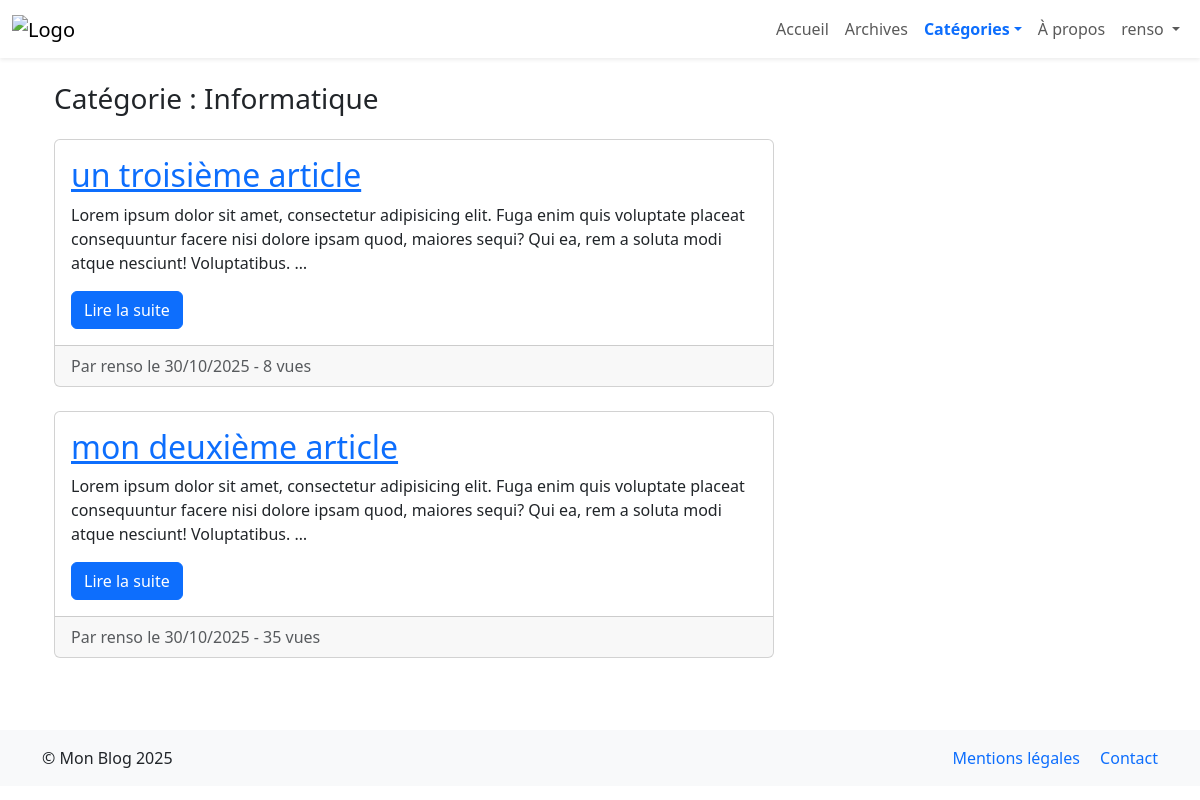
Screenshot of /category/informatique/ (signed in) with the database file from the repository.
### blogpost/models.py (models this page shows, shortened)
class CustomUser(AbstractUser):
    bio = models.TextField(max_length=500, blank=True)
    location = models.CharField(max_length=30, blank=True)
    birth_date = models.DateField(null=True, blank=True)
    avatar = models.ImageField(upload_to='avatars/', blank=True)

class Category(models.Model):
    name = models.CharField(max_length=100, unique=True)
    slug = models.SlugField(max_length=100, unique=True)
    created_at = models.DateTimeField(auto_now_add=True)
    class Meta:
        verbose_name_plural = "Categories"
        ordering = ['name']

class BlogPost(models.Model):
    STATUS_CHOICES = [
        (POST_STATUS['DRAFT'], 'Brouillon'),
        (POST_STATUS['PUBLISHED'], 'Publié'),
        (POST_STATUS['ARCHIVED'], 'Archivé'),
    ]
    title = models.CharField(max_length=200)
    slug = models.SlugField(max_length=200, unique=True)
    content = models.TextField()
    author = models.ForeignKey(CustomUser, on_delete=models.CASCADE, related_name='blog_posts')
    category = models.ForeignKey(Category, on_delete=models.SET_NULL , blank=True, null=True, related_name='blog_posts')
    tags = models.ManyToManyField('Tag', blank=True)
    status = models.CharField(max_length=10, choices=STATUS_CHOICES, default='draft')
    featured_image = models.ImageField(upload_to='blog_images/', blank=True, null=True)
    created_at = models.DateTimeField(auto_now_add=True)
    updated_at = models.DateTimeField(auto_now=True)
    views = models.PositiveIntegerField(default=0)
    class Meta:
        ordering = ['-created_at']
        indexes = [
            models.Index(fields=['-created_at', 'status']),
                   models.Index(fields=['slug'])
                   ]

### blogpost/views.py (the view)
# urls.py: path("category/<slug:slug>/", views.CategoryDetailView.as_view(), name="category_detail"),
class CategoryDetailView(ListView):
    model = BlogPost
    template_name = 'blogpost/category_detail.html'
    context_object_name = 'blog_posts'
    paginate_by = POSTS_PER_PAGE
    def get_queryset(self):
        slug = self.kwargs.get('slug')
        category = get_object_or_404(Category, slug=slug)
        return BlogPost.objects.filter(category=category, status=POST_STATUS['PUBLISHED']).order_by('-created_at')
    def get_context_data(self, **kwargs):
        context = super().get_context_data(**kwargs)
        context['category'] = get_object_or_404(Category, slug=self.kwargs.get('slug'))
        context['categories'] = Category.objects.all()
        context['tags'] = Tag.objects.all()
        return context

### blogpost/context_processors.py (called while the page is built)
def nav_categories(request):
    cache_key = 'nav_categories'
    cats = cache.get(cache_key)
    if cats is None:
        cats = list(Category.objects.all()[:8])
        cache.set(cache_key, cats, 3600)
    return {'nav_categories': cats}

### blogpost/templates/blogpost/category_detail.html (shortened to what this page needs)
{% extends 'base.html' %}
{% load static querystring %}
{% block content %}
<div class="container">
    <div class="row">
        <div class="col-md-8">
            <h1 class="h3 mb-4">Catégorie : {{ category.name }}</h1>
            {% if blog_posts %}
                {% for post in blog_posts %}
                    <div class="card mb-4">
                        <div class="card-body">
                            <h2 class="card-title">
                                <a href="{% url 'blogpost_detail' post.slug %}">{{ post.title }}</a>
                            </h2>
                            <p class="card-text">
                                {{ post.content|truncatewords:30|safe }}
                            </p>
                            <a href="{% url 'blogpost_detail' post.slug %}" class="btn btn-primary">Lire la suite</a>
                        </div>
                        <div class="card-footer text-muted">
                            Par {{ post.author.username }} le {{ post.created_at|date:"d/m/Y" }} - {{ post.views }} vue{{ post.views|pluralize }}
                        </div>
                    </div>
                {% endfor %}
            {% else %}
                <div class="alert alert-info">Aucun article dans cette catégorie.</div>
            {% endif %}
        </div>
        <div class="col-md-4">
        </div>
    </div>
</div>
{% endblock content %}

### blogpost/templates/base.html (shortened to what this page needs)
<!DOCTYPE html>
<html lang="fr">
<head>
    {% load static %}
    <link rel="stylesheet" href="{% static 'css/bootstrap.min.css' %}">
    <link rel="stylesheet" href="https://cdnjs.cloudflare.com/ajax/libs/font-awesome/6.5.0/css/all.min.css">
</head>
<body>
    <header class="header">
    <nav class="navbar navbar-expand-lg navbar-light bg-white shadow-sm">
        <div class="container-fluid">
            <a class="navbar-brand" href="{% url 'blogpost_list' %}">
                <img src="{% static 'images/logo.png' %}" alt="Logo" height="40">
            </a>
            <div class="collapse navbar-collapse" id="navbarNav">
                <ul class="navbar-nav ms-auto">
                    <li class="nav-item">
                        <a class="nav-link {% if request.resolver_match.url_name == 'home' %}active{% endif %}"
                           href="{% url 'blogpost_list' %}">
                            Accueil
                        </a>
                    </li>
                    <li class="nav-item">
                        <a class="nav-link {% if request.resolver_match.url_name == 'blogpost_archives' %}active{% endif %}" href="{% url 'blogpost_archives' %}">Archives</a>
                    </li>
                    <li class="nav-item dropdown">
                        <a class="nav-link dropdown-toggle {% if request.resolver_match.url_name == 'category_list' or request.resolver_match.url_name == 'category_detail' %}active{% endif %}" href="#" id="categoriesDropdown" role="button" data-bs-toggle="dropdown">Catégories</a>
                    </li>
                    <li class="nav-item">
                        <a class="nav-link {% if request.resolver_match.url_name == 'about' %}active{% endif %}"
                           href="">
                            À propos
                        </a>
                    </li>
                    {% if user.is_authenticated %}
                        <li class="nav-item dropdown">
                            <a class="nav-link dropdown-toggle" href="#" id="userDropdown" role="button"
                               data-bs-toggle="dropdown">
                                {{ user.username }}
                            </a>
                        </li>
                    {% endif %}
                </ul>
            </div>
        </div>
    </nav>
</header>
    <main class="container my-4">
        {% block content %}
        {% endblock content %}
    </main>
    <footer class="bg-light mt-5 py-3">
        <div class="container">
            <div class="row">
                <div class="col-md-6">
                    <p class="mb-0">&copy; {{ request.site.name|default:"Mon Blog" }} {% now "Y" %}</p>
                </div>
                <div class="col-md-6 text-end">
                    <a href="#" class="text-decoration-none me-3">Mentions légales</a>
                    <a href="#" class="text-decoration-none">Contact</a>
                </div>
            </div>
        </div>
    </footer>
</body>
</html>

### blogpost/templates/base.html (style rules this page uses)
.header { position: sticky; top: 0; z-index: 1000; }
.nav-link.active { font-weight: bold; color: #0d6efd !important; }

### rows the page displays
CustomUser: username "renso"
Category: name "Informatique"
BlogPost: title "un troisième article", content "Lorem ipsum dolor sit amet, consectetur adipisicing elit. Fuga enim quis voluptate placeat consequuntur facere nisi dolore ipsam quod, maiores sequi? Qui ea, rem a soluta modi atque nesciunt! Voluptatibus. …", author.username "renso", created_at "30/10/2025", views "8"
BlogPost: title "mon deuxième article", content "Lorem ipsum dolor sit amet, consectetur adipisicing elit. Fuga enim quis voluptate placeat consequuntur facere nisi dolore ipsam quod, maiores sequi? Qui ea, rem a soluta modi atque nesciunt! Voluptatibus. …", author.username "renso", created_at "30/10/2025", views "35"

### other values shown
{{ request.site.name|default:"Mon Blog" }} "Mon Blog"
